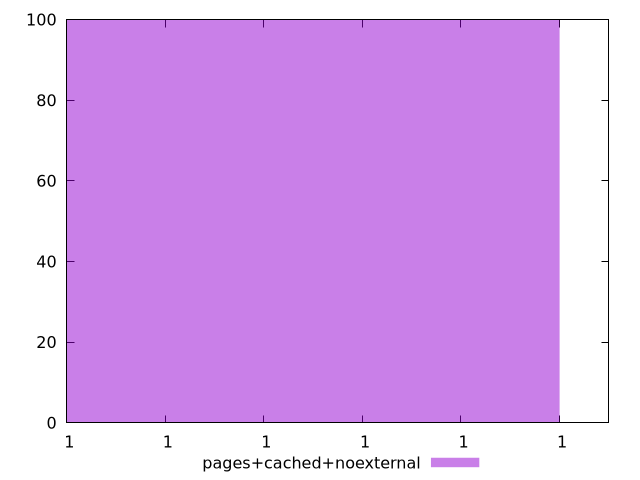

Source code (gnuplot):
$_pagesCachedNoexternal <<EOF
0.9999997135746175 100
EOF
set key outside below
set terminal pngcairo
set output "report_00004_2020-11-02T20-21-41.718Z/dom-size/pages+cached+noexternal//hist.png"
set yrange [0:100]
set boxwidth 1.037534944975059e-15
set style fill transparent solid 0.5 noborder
plot $_pagesCachedNoexternal title "pages+cached+noexternal" with boxes ,
